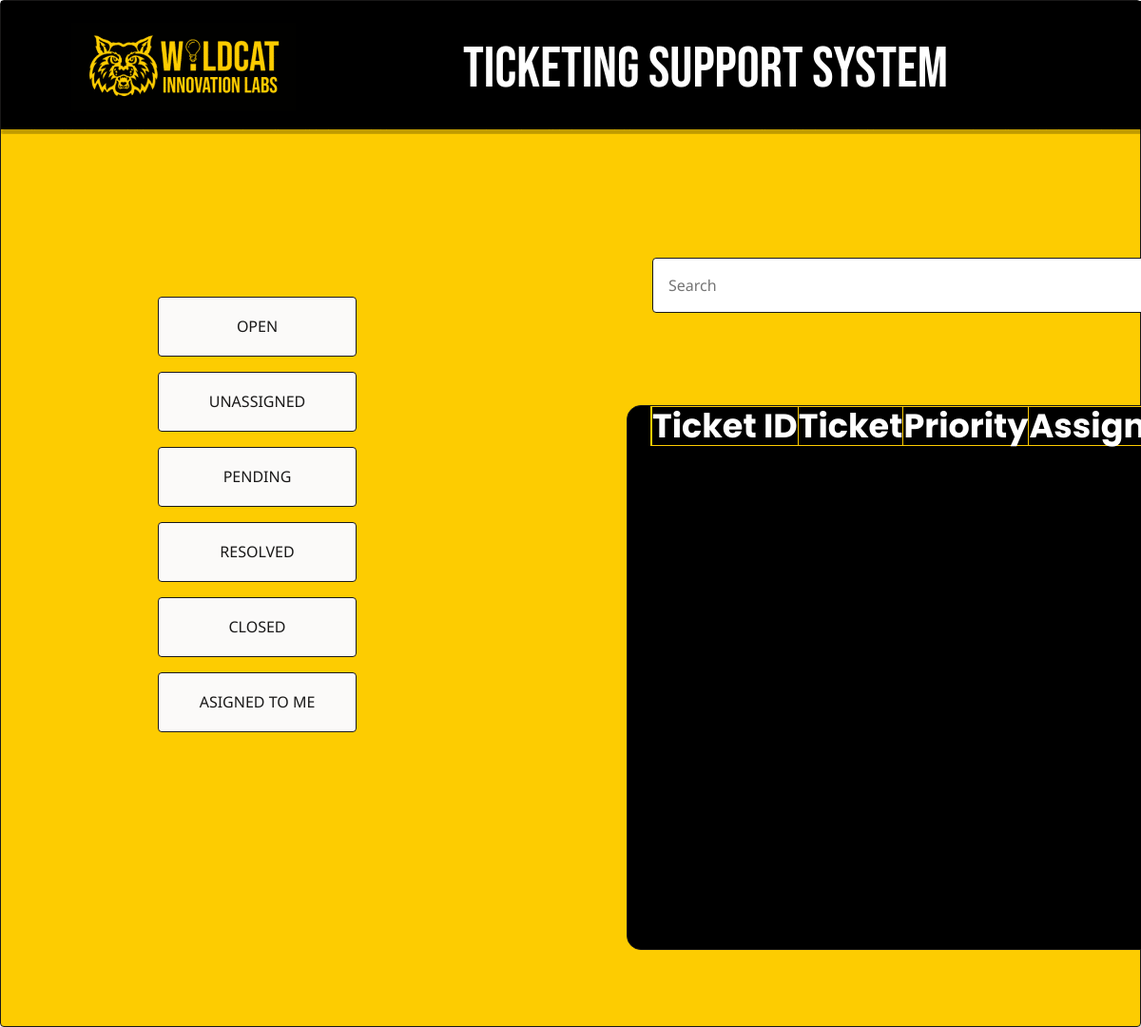
Before: /tickets/resolved/ (signed in) with the older database file.
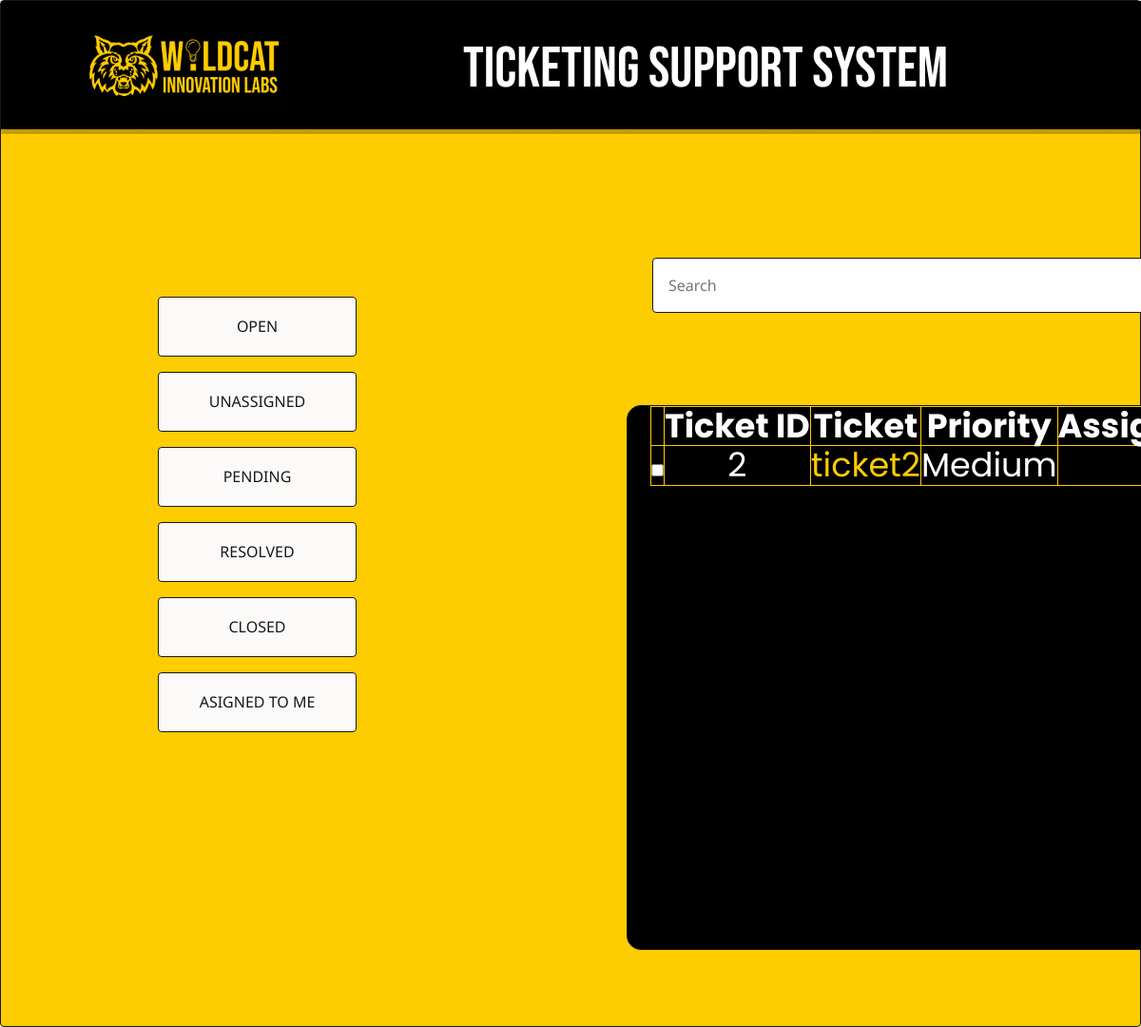
After: the same page with the newer database file.
### support/models.py (models this page shows, shortened)
class SupportTicket(models.Model):
    ticket_id = models.AutoField(primary_key=True)
    LOW = 'Low'
    MEDIUM = 'Medium'
    HIGH = 'High'
    PRIORITY_CHOICES = [
        (LOW, 'Low'),
        (MEDIUM, 'Medium'),
        (HIGH, 'High'),
    ]
    ELECTRICAL = 'Electrical'
    IT = 'IT'
    FACILITIES = 'Facilities'
    OTHER = 'Other'
    CATEGORY_CHOICES = [
        (ELECTRICAL, 'Electrical'),
        (IT, 'IT'),
        (FACILITIES, 'Facilities'),
        (OTHER, 'Other'),
    ]
    title = models.CharField(max_length=100)
    description = models.TextField()
    status = models.CharField(max_length=20, choices=[
        ('Open', 'Open'),
        ('InProgress', 'InProgress'),
        ('Resolved', 'Resolved'),
        ('Closed', 'Closed'),
    ])
    priority = models.CharField(max_length=10, choices=PRIORITY_CHOICES, default=LOW)
    category = models.CharField(max_length=20, choices=CATEGORY_CHOICES, default=OTHER)
    created_by = models.ForeignKey(User, related_name='tickets_created', on_delete=models.CASCADE)
    assigned_to = models.ForeignKey(User, related_name='tickets_assigned', on_delete=models.SET_NULL, null=True, blank=True)
    created_date = models.DateTimeField(auto_now_add=True)

### support/views.py (the view)
# urls.py: path('tickets/resolved/', views.resolved_tickets, name='resolved_tickets'),
@login_required
def resolved_tickets(request):
    if request.user.is_superuser:
        resolved_tickets = SupportTicket.objects.filter(status='Resolved')
    else:
        resolved_tickets = SupportTicket.objects.filter(status='Resolved', assigned_to=request.user)
    return render(request, 'support/resolved_tickets.html', {'tickets': resolved_tickets})

### support/templates/support/resolved_tickets.html (shortened to what this page needs)
{% load static %}
<!DOCTYPE html>
<html lang="english">
<head>
  <link
    rel="stylesheet"
    href="https://unpkg.com/animate.css@4.1.1/animate.css"
  />
  <link
    rel="stylesheet"
    href="https://unpkg.com/@teleporthq/teleport-custom-scripts/dist/style.css"
  />
  <link rel="stylesheet" href="{% static 'support/style3.css' %}">
  <link rel="stylesheet" href="{% static 'support/dashboard1.css' %}">
</head>
<body>
<link rel="stylesheet" href="{% static 'support/style3.css' %}" />
<div>
  <link rel="stylesheet" href="{% static 'support/dashboard1.css' %}" />
  <div class="dashboard-container">
    <div class="dashboard-login-page">
      <div class="dashboard-rectangle1">
        <div class="dashboard-options">
          <button
            type="button"
            id="openbutton"
            name="openbutton"
            class="dashboard-button button"
            onclick="location.href='{% url 'open_tickets' %}';"
          >
            OPEN
          </button>
          <button
            type="button"
            id="unsassignedbutton"
            name="unsassignedbutton"
            class="dashboard-button1 button"
            onclick="location.href='{% url 'unassigned_tickets' %}';"
          >
            UNASSIGNED
          </button>
            <button type="button"
            class="dashboard-button2 button"
            onclick="location.href='{% url 'in_progress_tickets' %}';">
            PENDING
        </button>
        <button
          type="button"
          id="resolvedbutton"
          name="resolvedbutton"
          class="dashboard-button3 button"
          onclick="location.href='{% url 'resolved_tickets' %}';"
        >
          RESOLVED
        </button>
        <button
          type="button"
          id="closedbutton"
          name="closedbutton"
          class="dashboard-button4 button"
          onclick="location.href='{% url 'closed_tickets' %}';"
        >
          CLOSED
        </button>
        <button
          type="button"
          id="assignedtobutton"
          name="assignedtobutton"
          class="dashboard-button6 button"
          onclick="location.href='{% url 'assigned_to_me' %}';"
        >
          ASIGNED TO ME
        </button>
      </div>
      <input
        type="text"
        placeholder="Search"
        class="dashboard-textinput input"
      />
      <form id="delete-tickets-form" method="POST" action="{% url 'delete_tickets' %}">
        <ul id="tickets table" class="dashboard-ul list">
          <table class="tickets-table scrollable-table">
            <thead>
              <tr>
                <th></th>
                <th>Ticket ID</th>
                <th>Ticket</th>
                <th>Priority</th>
                <th>Assigned Support</th>
              </tr>
            </thead>
            <tbody>
              {% for ticket in tickets %}
              <tr>
                <td><input type="checkbox" name="ticket_id" value="{{ ticket.ticket_id }}"></td>
                <td>{{ ticket.ticket_id }}</td>
                <td><a href=" {% url 'view_ticket' ticket.ticket_id %} ">{{ ticket.title }}</a>  {{ ticket.status.name }}</td>
                <td>{{ ticket.get_priority_display }}</td>
                <td>
                </td>
              </tr>
              {% endfor %}
            </tbody>
          </table>
        </ul>
      </form>
      <div class="dashboard-navigation-bar">
        <div class="dashboard-rectangle2">
          <img
            src="{% static 'img/image2425-rrom-200h.png'%}"
            alt="image2425"
            class="dashboard-image2"
          />
          <span class="dashboard-text2">TICKETING SUPPORT SYSTEM</span>
        </div>
      </div>
    </div>
  </div>
</div>
</div>
</body>
</html>

Changed rows visible on the page:
now on this page (row edited): SupportTicket: ticket_id "2", title "ticket2", priority "Medium"
